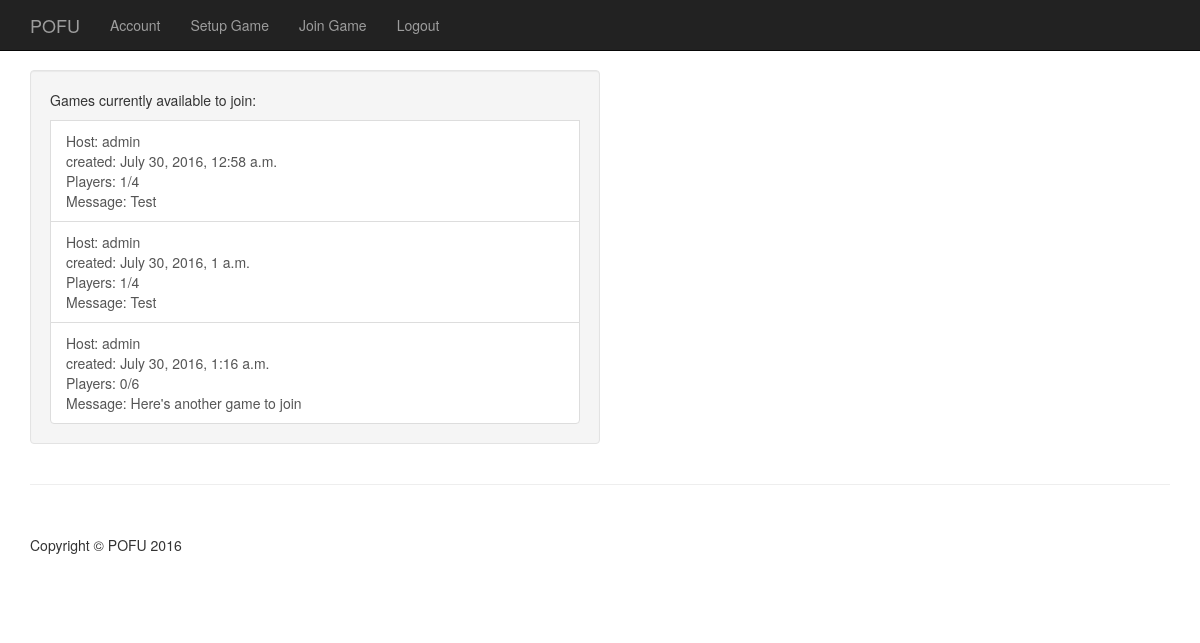
The app's page /game/join (signed in), older data.
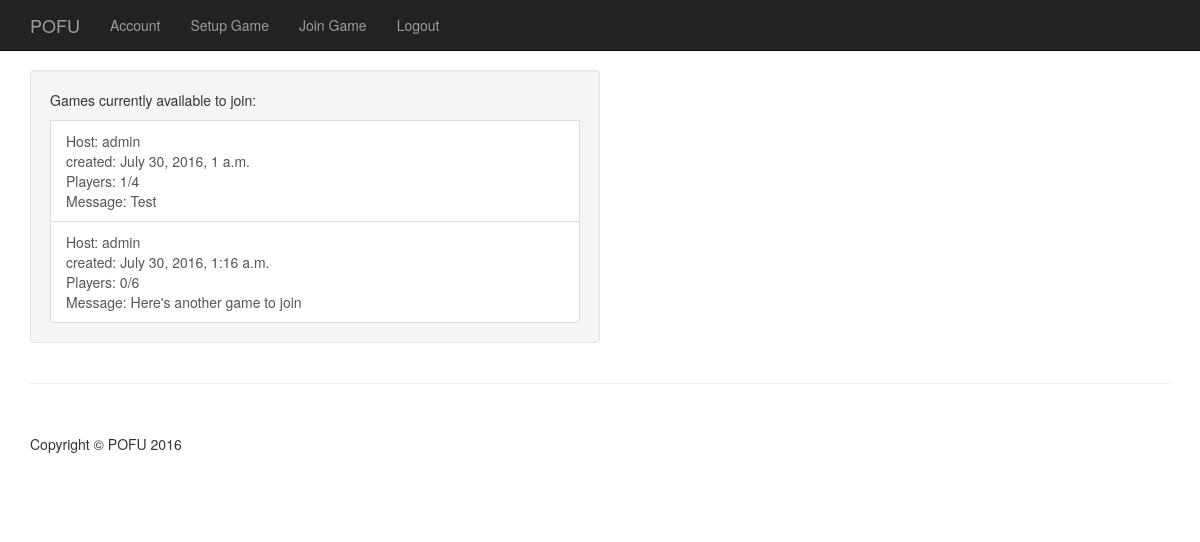
The same page, newer data.
### game/models.py (models this page shows, shortened)
class Setup(models.Model):
    num_players = models.IntegerField(verbose_name="Number of Players",
                                      help_text="2-8 players",
                                      validators=[MinValueValidator(2, message="Must have at least 2 players"),
                                                  MaxValueValidator(8, message="Cannot have more than 8 players")])
    host = models.ForeignKey(User, null=True)
    timestamp = models.DateTimeField(auto_now_add=True)
    message = models.CharField(max_length=300, blank=True)
    objects = SetupManager()
    def joined(self):
        return self.invitation_set.count()

### game/views.py (the view)
@login_required
def join_game(request):
    games = Setup.objects.all()
    context = {'games': games}
    return render(request, 'game/join_game.html', context)

### game/templates/game/join_game.html
{% extends 'base.html' %}
{% block content %}
    <div class="well col-md-6">
        <p>Games currently available to join:</p>
        {% for game in games %}
            <a class="list-group-item" href="#">
                Host: {{ game.host }}<br>
                created: {{ game.timestamp }} <br>
                Players: {{ game.joined }}/{{ game.num_players }}<br>
                Message: {{ game.message }}
            </a>
        {% empty %}
            <p>No games currently available</p>
        {% endfor %}
    </div>
{% endblock content %}

Row changes from the older to the newer data that the page shows:
removed Setup: host "admin", timestamp "July 30, 2016, 12:58 a.m.", joined "1", num_players "4", message "Test"
